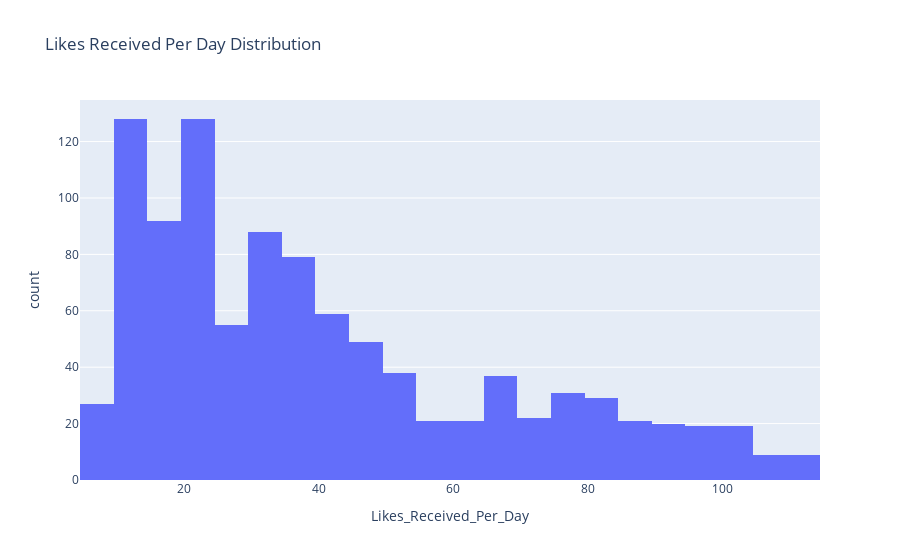

Here is the notebook cell this chart was saved with:
### Code cell
plt = px.histogram(train_df, x='Likes_Received_Per_Day', title='Likes Received Per Day Distribution')
plt.show()

### Figure 1 — Plotly figure (JSON) as saved in the notebook; plotly's stock layout.template omitted (floating-point values rounded to 4 significant figures; data arrays with more than 128 entries replaced by an {"elided": "..."} marker saying what was removed)
{"data": [{"alignmentgroup": "True", "bingroup": "x", "hovertemplate": "Likes_Received_Per_Day=%{x}<br>count=%{y}<extra></extra>", "legendgroup": "", "marker": {"color": "#636efa", "pattern": {"shape": ""}}, "name": "", "offsetgroup": "", "orientation": "v", "showlegend": false, "type": "histogram", "x": {"elided": "1001 int values"}, "xaxis": "x", "yaxis": "y"}], "layout": {"barmode": "relative", "legend": {"tracegroupgap": 0}, "title": {"text": "Likes Received Per Day Distribution"}, "xaxis": {"anchor": "y", "domain": [0, 1], "title": {"text": "Likes_Received_Per_Day"}}, "yaxis": {"anchor": "x", "domain": [0, 1], "title": {"text": "count"}}}}
